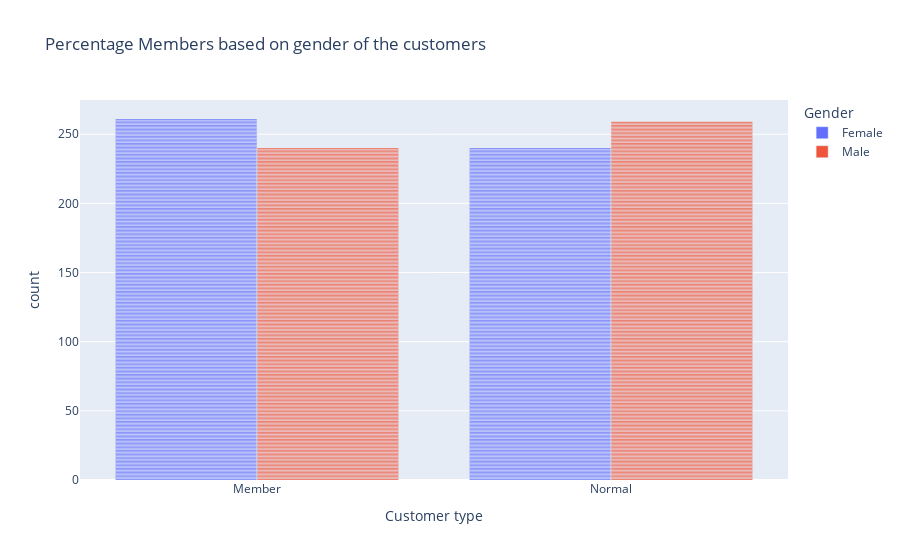

Notebook cell for this chart:
### Markdown cell above
### 1. Percentage of member and non member 
<p>
    This will tell us the distribution of total customers as members or non-members along with their gender.
    We can then further analyse which of these 4 catagories brings in the most revenue and plan on retaining such members.
</p>

### Code cell
fig = px.bar(df,x = "Customer type", color = "Gender",barmode='group',title = "Percentage Members based on gender of the customers")
fig.show()

### Figure 1 — Plotly figure (JSON) as saved in the notebook; plotly's stock layout.template omitted (floating-point values rounded to 4 significant figures; data arrays with more than 128 entries replaced by an {"elided": "..."} marker saying what was removed)
{"data": [{"alignmentgroup": "True", "hovertemplate": "Gender=Female<br>Customer type=%{x}<br>count=%{y}<extra></extra>", "legendgroup": "Female", "marker": {"color": "#636efa", "pattern": {"shape": ""}}, "name": "Female", "offsetgroup": "Female", "orientation": "v", "showlegend": true, "textposition": "auto", "type": "bar", "x": {"elided": "501 str values"}, "xaxis": "x", "y": {"elided": "501 int values"}, "yaxis": "y"}, {"alignmentgroup": "True", "hovertemplate": "Gender=Male<br>Customer type=%{x}<br>count=%{y}<extra></extra>", "legendgroup": "Male", "marker": {"color": "#EF553B", "pattern": {"shape": ""}}, "name": "Male", "offsetgroup": "Male", "orientation": "v", "showlegend": true, "textposition": "auto", "type": "bar", "x": {"elided": "499 str values"}, "xaxis": "x", "y": {"elided": "499 int values"}, "yaxis": "y"}], "layout": {"autosize": true, "barmode": "group", "legend": {"title": {"text": "Gender"}, "tracegroupgap": 0}, "title": {"text": "Percentage Members based on gender of the customers"}, "xaxis": {"anchor": "y", "autorange": true, "domain": [0, 1], "range": [-0.5, 1.5], "title": {"text": "Customer type"}, "type": "category"}, "yaxis": {"anchor": "x", "autorange": true, "domain": [0, 1], "range": [0, 274.7], "title": {"text": "count"}, "type": "linear"}}}
